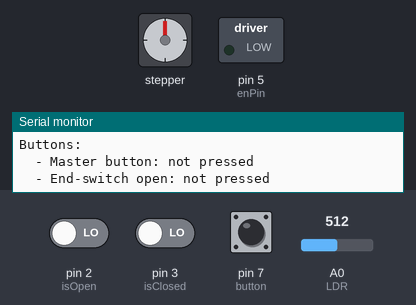
A sketch run on a simulated Arduino Uno, built with avr-gcc and run on an emulated ATmega328P. On the bench: stepper motor, switched loads named in the sketch (green lamp = pin HIGH), the last lines printed to the serial monitor. Inputs (shaded band) come from the test bench; at power-on: pin 2 (isOpen) LOW, pin 3 (isClosed) LOW, pin 7 (button) LOW, A0 (LDR) = 512. Stepper angles assume 200 steps per turn.

Above: at 1.2 s.
1.3 s: pin 2 (isOpen) driven HIGH
At 3.5 s:
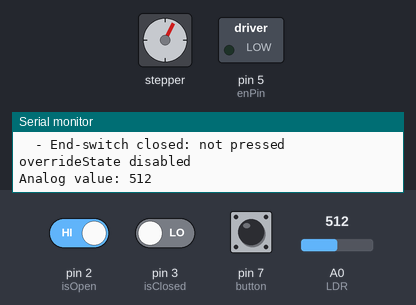
At 37.75 s:
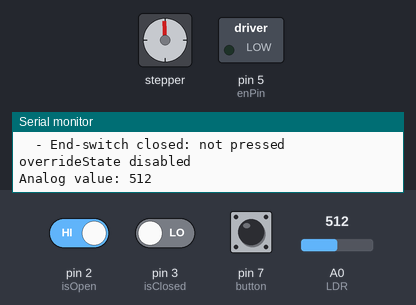
Timing chart, 0 to 38.2 s (numbered marks = the images above; inputs shaded):
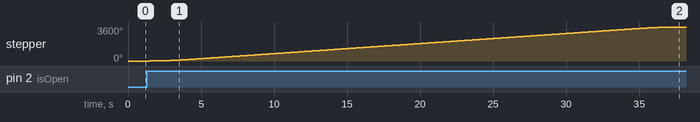

The sketch:

main.ino
```cpp
#include <AccelStepper.h>
#include <MultiStepper.h>

// LDR
#define LDR A0
#define button 7
// Stepper
#define dirPin 1
#define stepPin 11
#define enPin 5
#define motorInterfaceType 1
#define isOpen 2
#define isClosed 3

#define stepsOpen 2000

bool overrideState = false;

bool lastBtnState = false;
bool currBtnState = false;

bool btnOpen = false;
bool btnClosed = false;

int value = 0;

AccelStepper stepper = AccelStepper(motorInterfaceType, stepPin, dirPin);

void setup() {
  Serial.begin(9600);
  pinMode(button, INPUT);
  pinMode(enPin, OUTPUT);

  currBtnState = digitalRead(button);

  stepper.setMaxSpeed(60);
  stepper.setAcceleration(20);
  digitalWrite(enPin, LOW);
}

void loop() {
  Serial.println();Serial.println();Serial.println();Serial.println();Serial.println();Serial.println();Serial.println();Serial.println();
  Serial.println("----------------------------------------------------------------------------");
  currBtnState = digitalRead(button);
  btnOpen = digitalRead(isOpen);
  btnClosed = digitalRead(isClosed);
  Serial.println("Buttons:");
  Serial.print("  - Master button: ");
  Serial.println(currBtnState ? "pressed" : "not pressed");
  Serial.print("  - End-switch open: ");
  Serial.println(btnOpen ? "pressed" : "not pressed");
  Serial.print("  - End-switch closed: ");
  Serial.println(currBtnState ? "pressed" : "not pressed");
  Serial.print("overrideState ");
  Serial.println(overrideState ? "active" : "disabled");

  if (!overrideState) {
    value = analogRead(LDR);
    Serial.print("Analog value: ");
    Serial.println(value);

    // Als motor nog geen bestemming heeft
    if (stepper.distanceToGo() == 0) {
      // Veronderstel dat poort gesloten is bij opstart
      if (btnClosed && !btnOpen) {
        // Poort gesloten
        if (value <= 1010) {
          // Licht
          stepper.moveTo(stepsOpen);
        } else {
          // Donker
          stepper.moveTo(-stepsOpen);
        }
      } else if (btnOpen && !btnClosed) {
        // Poort open
        if (value <= 1010) {
          // Licht
          stepper.moveTo(stepsOpen);
        } else {
          // Donker
          stepper.moveTo(-stepsOpen);
        }
      }
    }
  }

  if (stepper.currentPosition() == stepsOpen) {
    stepper.setCurrentPosition(0);
    stepper.moveTo(0);
  }

  if (currBtnState != lastBtnState) {
    lastBtnState = currBtnState;
    if(currBtnState == true){
      Serial.print("Button Pressed! overrideState ");
      overrideState = !overrideState;
      Serial.println(overrideState ? "enabled" : "disabled");
      // Toggle Gate
      if (btnClosed) {
        // If closed then open
        stepper.moveTo(stepsOpen);
      }
      else {
        // If not closed then close
        stepper.moveTo(-stepsOpen);
      }
    }
  }
  while (stepper.distanceToGo() != 0) {
    stepper.run();
    // delay(500);
  }
}
```

Measured:
- after the input at 1.3 s, stepper: keeps turning clockwise at about 99°/s, starting after 0.18 s
